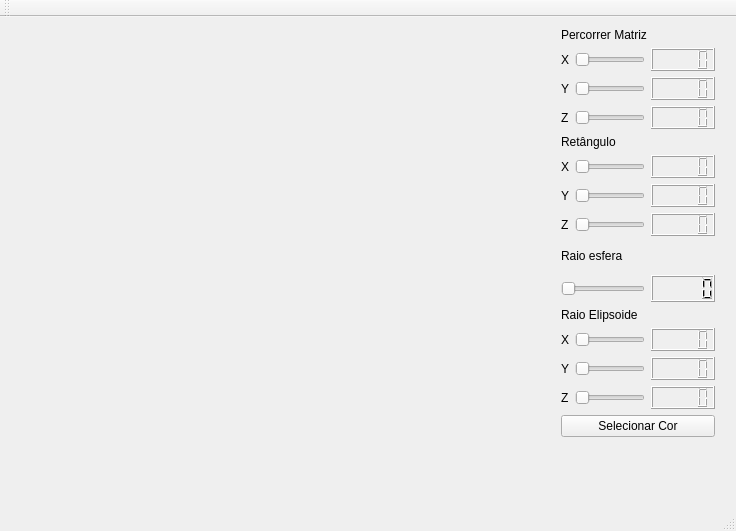
<?xml version="1.0" encoding="UTF-8"?>
<ui version="4.0">
 <class>MainWindow</class>
 <widget class="QMainWindow" name="MainWindow">
  <property name="geometry">
   <rect>
    <x>0</x>
    <y>0</y>
    <width>736</width>
    <height>531</height>
   </rect>
  </property>
  <property name="windowTitle">
   <string>MainWindow</string>
  </property>
  <widget class="QWidget" name="centralWidget">
   <widget class="QWidget" name="widget" native="true">
    <property name="geometry">
     <rect>
      <x>10</x>
      <y>10</y>
      <width>531</width>
      <height>421</height>
     </rect>
    </property>
   </widget>
   <widget class="QWidget" name="">
    <property name="geometry">
     <rect>
      <x>550</x>
      <y>0</y>
      <width>176</width>
      <height>431</height>
     </rect>
    </property>
    <layout class="QVBoxLayout" name="verticalLayout_9">
     <item>
      <layout class="QVBoxLayout" name="verticalLayout_8">
       <item>
        <layout class="QVBoxLayout" name="verticalLayout_2">
         <item>
          <widget class="QLabel" name="label_2">
           <property name="text">
            <string>Percorrer Matriz</string>
           </property>
          </widget>
         </item>
         <item>
          <layout class="QVBoxLayout" name="verticalLayout">
           <item>
            <layout class="QHBoxLayout" name="horizontalLayout">
             <item>
              <widget class="QLabel" name="label">
               <property name="text">
                <string>X</string>
               </property>
              </widget>
             </item>
             <item>
              <widget class="QSlider" name="horizontalSlider_Xsculptor">
               <property name="orientation">
                <enum>Qt::Horizontal</enum>
               </property>
              </widget>
             </item>
             <item>
              <widget class="QLCDNumber" name="lcdNumber_Xsculptor"/>
             </item>
            </layout>
           </item>
           <item>
            <layout class="QHBoxLayout" name="horizontalLayout_2">
             <item>
              <widget class="QLabel" name="label_4">
               <property name="text">
                <string>Y</string>
               </property>
              </widget>
             </item>
             <item>
              <widget class="QSlider" name="horizontalSlider_Ysculptor">
               <property name="orientation">
                <enum>Qt::Horizontal</enum>
               </property>
              </widget>
             </item>
             <item>
              <widget class="QLCDNumber" name="lcdNumber_Ysculptor"/>
             </item>
            </layout>
           </item>
           <item>
            <layout class="QHBoxLayout" name="horizontalLayout_3">
             <item>
              <widget class="QLabel" name="label_5">
               <property name="text">
                <string>Z</string>
               </property>
              </widget>
             </item>
             <item>
              <widget class="QSlider" name="horizontalSlider_Zsculptor">
               <property name="orientation">
                <enum>Qt::Horizontal</enum>
               </property>
              </widget>
             </item>
             <item>
              <widget class="QLCDNumber" name="lcdNumber_Zsculptor"/>
             </item>
            </layout>
           </item>
          </layout>
         </item>
        </layout>
       </item>
       <item>
        <layout class="QVBoxLayout" name="verticalLayout_3">
         <item>
          <widget class="QLabel" name="label_3">
           <property name="text">
            <string>Retângulo</string>
           </property>
          </widget>
         </item>
         <item>
          <layout class="QVBoxLayout" name="verticalLayout_4">
           <item>
            <layout class="QHBoxLayout" name="horizontalLayout_4">
             <item>
              <widget class="QLabel" name="label_6">
               <property name="text">
                <string>X</string>
               </property>
              </widget>
             </item>
             <item>
              <widget class="QSlider" name="horizontalSlider_Xret">
               <property name="orientation">
                <enum>Qt::Horizontal</enum>
               </property>
              </widget>
             </item>
             <item>
              <widget class="QLCDNumber" name="lcdNumber_Xret"/>
             </item>
            </layout>
           </item>
           <item>
            <layout class="QHBoxLayout" name="horizontalLayout_5">
             <item>
              <widget class="QLabel" name="label_7">
               <property name="text">
                <string>Y</string>
               </property>
              </widget>
             </item>
             <item>
              <widget class="QSlider" name="horizontalSlider_Yret">
               <property name="orientation">
                <enum>Qt::Horizontal</enum>
               </property>
              </widget>
             </item>
             <item>
              <widget class="QLCDNumber" name="lcdNumber_Yret"/>
             </item>
            </layout>
           </item>
           <item>
            <layout class="QHBoxLayout" name="horizontalLayout_6">
             <item>
              <widget class="QLabel" name="label_8">
               <property name="text">
                <string>Z</string>
               </property>
              </widget>
             </item>
             <item>
              <widget class="QSlider" name="horizontalSlider_Zret">
               <property name="orientation">
                <enum>Qt::Horizontal</enum>
               </property>
              </widget>
             </item>
             <item>
              <widget class="QLCDNumber" name="lcdNumber_Zret"/>
             </item>
            </layout>
           </item>
          </layout>
         </item>
        </layout>
       </item>
       <item>
        <layout class="QVBoxLayout" name="verticalLayout_7">
         <item>
          <widget class="QLabel" name="label_13">
           <property name="text">
            <string>Raio esfera</string>
           </property>
          </widget>
         </item>
         <item>
          <layout class="QHBoxLayout" name="horizontalLayout_10">
           <item>
            <widget class="QSlider" name="horizontalSlider_RaioEsfera">
             <property name="orientation">
              <enum>Qt::Horizontal</enum>
             </property>
            </widget>
           </item>
           <item>
            <widget class="QLCDNumber" name="lcdNumber_RaioEsfera"/>
           </item>
          </layout>
         </item>
        </layout>
       </item>
       <item>
        <layout class="QVBoxLayout" name="verticalLayout_5">
         <item>
          <widget class="QLabel" name="label_9">
           <property name="text">
            <string>Raio Elipsoide</string>
           </property>
          </widget>
         </item>
         <item>
          <layout class="QVBoxLayout" name="verticalLayout_6">
           <item>
            <layout class="QHBoxLayout" name="horizontalLayout_7">
             <item>
              <widget class="QLabel" name="label_10">
               <property name="text">
                <string>X</string>
               </property>
              </widget>
             </item>
             <item>
              <widget class="QSlider" name="horizontalSlider_Xellipsoid">
               <property name="orientation">
                <enum>Qt::Horizontal</enum>
               </property>
              </widget>
             </item>
             <item>
              <widget class="QLCDNumber" name="lcdNumber_Xellipsoid"/>
             </item>
            </layout>
           </item>
           <item>
            <layout class="QHBoxLayout" name="horizontalLayout_8">
             <item>
              <widget class="QLabel" name="label_11">
               <property name="text">
                <string>Y</string>
               </property>
              </widget>
             </item>
             <item>
              <widget class="QSlider" name="horizontalSlider_Yellipsoid">
               <property name="orientation">
                <enum>Qt::Horizontal</enum>
               </property>
              </widget>
             </item>
             <item>
              <widget class="QLCDNumber" name="lcdNumber_Yellipsoid"/>
             </item>
            </layout>
           </item>
           <item>
            <layout class="QHBoxLayout" name="horizontalLayout_9">
             <item>
              <widget class="QLabel" name="label_12">
               <property name="text">
                <string>Z</string>
               </property>
              </widget>
             </item>
             <item>
              <widget class="QSlider" name="horizontalSlider_Zellipsoid">
               <property name="orientation">
                <enum>Qt::Horizontal</enum>
               </property>
              </widget>
             </item>
             <item>
              <widget class="QLCDNumber" name="lcdNumber_Zellipsoid"/>
             </item>
            </layout>
           </item>
          </layout>
         </item>
        </layout>
       </item>
      </layout>
     </item>
     <item>
      <widget class="QPushButton" name="pushButton_SelecionaCor">
       <property name="text">
        <string>Selecionar Cor</string>
       </property>
      </widget>
     </item>
    </layout>
   </widget>
  </widget>
  <widget class="QMenuBar" name="menuBar">
   <property name="geometry">
    <rect>
     <x>0</x>
     <y>0</y>
     <width>736</width>
     <height>21</height>
    </rect>
   </property>
  </widget>
  <widget class="QToolBar" name="mainToolBar">
   <attribute name="toolBarArea">
    <enum>TopToolBarArea</enum>
   </attribute>
   <attribute name="toolBarBreak">
    <bool>false</bool>
   </attribute>
  </widget>
  <widget class="QStatusBar" name="statusBar"/>
 </widget>
 <layoutdefault spacing="6" margin="11"/>
 <resources/>
 <connections>
  <connection>
   <sender>horizontalSlider_Xellipsoid</sender>
   <signal>sliderMoved(int)</signal>
   <receiver>lcdNumber_Xellipsoid</receiver>
   <slot>display(int)</slot>
   <hints>
    <hint type="sourcelabel">
     <x>644</x>
     <y>352</y>
    </hint>
    <hint type="destinationlabel">
     <x>680</x>
     <y>360</y>
    </hint>
   </hints>
  </connection>
  <connection>
   <sender>horizontalSlider_Yellipsoid</sender>
   <signal>sliderMoved(int)</signal>
   <receiver>lcdNumber_Yellipsoid</receiver>
   <slot>display(int)</slot>
   <hints>
    <hint type="sourcelabel">
     <x>636</x>
     <y>381</y>
    </hint>
    <hint type="destinationlabel">
     <x>684</x>
     <y>383</y>
    </hint>
   </hints>
  </connection>
  <connection>
   <sender>horizontalSlider_Zellipsoid</sender>
   <signal>sliderMoved(int)</signal>
   <receiver>lcdNumber_Zellipsoid</receiver>
   <slot>display(int)</slot>
   <hints>
    <hint type="sourcelabel">
     <x>641</x>
     <y>414</y>
    </hint>
    <hint type="destinationlabel">
     <x>680</x>
     <y>416</y>
    </hint>
   </hints>
  </connection>
  <connection>
   <sender>horizontalSlider_RaioEsfera</sender>
   <signal>sliderMoved(int)</signal>
   <receiver>lcdNumber_RaioEsfera</receiver>
   <slot>display(int)</slot>
   <hints>
    <hint type="sourcelabel">
     <x>646</x>
     <y>301</y>
    </hint>
    <hint type="destinationlabel">
     <x>667</x>
     <y>301</y>
    </hint>
   </hints>
  </connection>
  <connection>
   <sender>horizontalSlider_Zret</sender>
   <signal>sliderMoved(int)</signal>
   <receiver>lcdNumber_Zret</receiver>
   <slot>display(int)</slot>
   <hints>
    <hint type="sourcelabel">
     <x>649</x>
     <y>242</y>
    </hint>
    <hint type="destinationlabel">
     <x>665</x>
     <y>243</y>
    </hint>
   </hints>
  </connection>
  <connection>
   <sender>horizontalSlider_Yret</sender>
   <signal>sliderMoved(int)</signal>
   <receiver>lcdNumber_Yret</receiver>
   <slot>display(int)</slot>
   <hints>
    <hint type="sourcelabel">
     <x>639</x>
     <y>217</y>
    </hint>
    <hint type="destinationlabel">
     <x>677</x>
     <y>216</y>
    </hint>
   </hints>
  </connection>
  <connection>
   <sender>horizontalSlider_Xret</sender>
   <signal>sliderMoved(int)</signal>
   <receiver>lcdNumber_Xret</receiver>
   <slot>display(int)</slot>
   <hints>
    <hint type="sourcelabel">
     <x>645</x>
     <y>182</y>
    </hint>
    <hint type="destinationlabel">
     <x>678</x>
     <y>181</y>
    </hint>
   </hints>
  </connection>
  <connection>
   <sender>horizontalSlider_Zsculptor</sender>
   <signal>sliderMoved(int)</signal>
   <receiver>lcdNumber_Zsculptor</receiver>
   <slot>display(int)</slot>
   <hints>
    <hint type="sourcelabel">
     <x>641</x>
     <y>128</y>
    </hint>
    <hint type="destinationlabel">
     <x>677</x>
     <y>131</y>
    </hint>
   </hints>
  </connection>
  <connection>
   <sender>horizontalSlider_Ysculptor</sender>
   <signal>sliderMoved(int)</signal>
   <receiver>lcdNumber_Ysculptor</receiver>
   <slot>display(int)</slot>
   <hints>
    <hint type="sourcelabel">
     <x>634</x>
     <y>90</y>
    </hint>
    <hint type="destinationlabel">
     <x>684</x>
     <y>98</y>
    </hint>
   </hints>
  </connection>
  <connection>
   <sender>horizontalSlider_Xsculptor</sender>
   <signal>sliderMoved(int)</signal>
   <receiver>lcdNumber_Xsculptor</receiver>
   <slot>display(int)</slot>
   <hints>
    <hint type="sourcelabel">
     <x>642</x>
     <y>69</y>
    </hint>
    <hint type="destinationlabel">
     <x>686</x>
     <y>69</y>
    </hint>
   </hints>
  </connection>
 </connections>
</ui>
